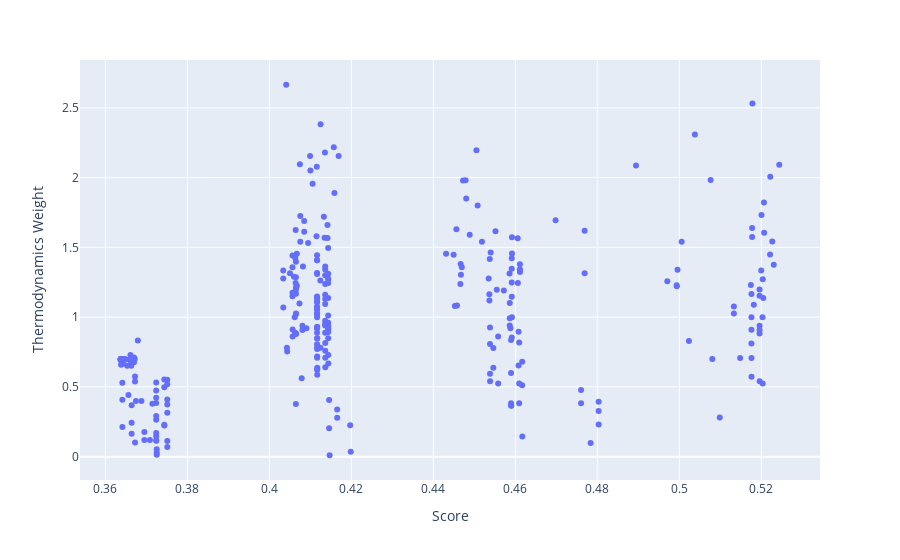

Source (notebook cell):
### Code cell
fig = px.scatter(x=[float(i) for i in data['all_runs']], y=[data['all_runs'][i][2] for i in data['all_runs']])
fig.update_layout(xaxis_title='Score',
                  yaxis_title='Thermodynamics Weight')
fig.show()

### Figure 1 — Plotly figure (JSON) as saved in the notebook; plotly's stock layout.template omitted (floating-point values rounded to 4 significant figures; data arrays with more than 128 entries replaced by an {"elided": "..."} marker saying what was removed)
{"data": [{"hoverlabel": {"namelength": 0}, "hovertemplate": "x=%{x}<br>y=%{y}", "legendgroup": "", "marker": {"color": "#636efa", "symbol": "circle"}, "mode": "markers", "name": "", "showlegend": false, "type": "scatter", "x": {"elided": "338 float values"}, "xaxis": "x", "y": {"elided": "338 float values"}, "yaxis": "y"}], "layout": {"legend": {"tracegroupgap": 0}, "margin": {"t": 60}, "xaxis": {"anchor": "y", "domain": [0, 1], "title": {"text": "Score"}}, "yaxis": {"anchor": "x", "domain": [0, 1], "title": {"text": "Thermodynamics Weight"}}}}
